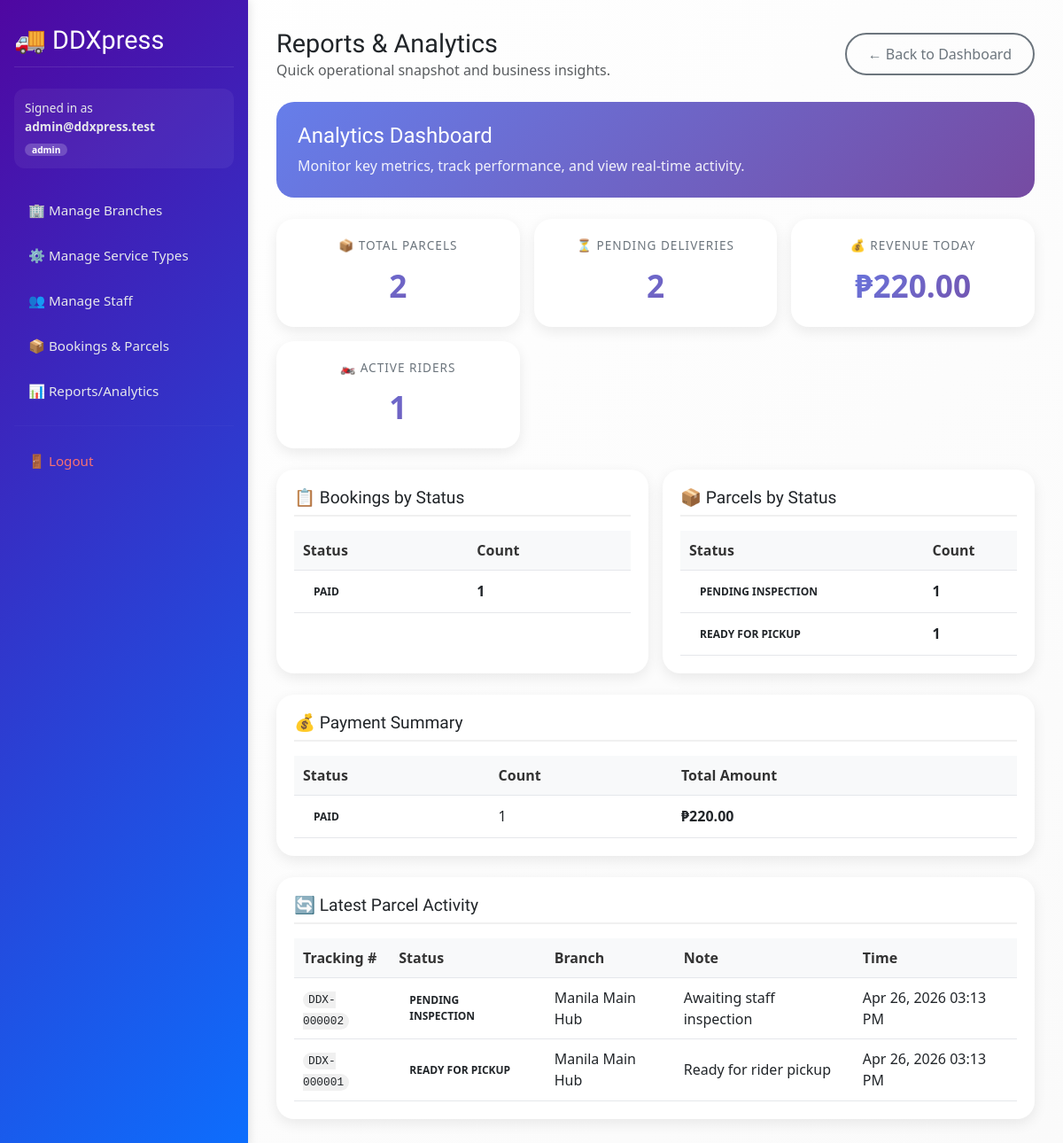
The page /admin/reports.php (signed in) on the database its author committed.
### tables this page shows
CREATE TABLE parcel_status_history (
  id INT AUTO_INCREMENT PRIMARY KEY,
  parcel_id INT NOT NULL,
  status VARCHAR(40) NOT NULL,
  branch_id INT NULL,
  note VARCHAR(255) NULL,
  created_at DATETIME NOT NULL DEFAULT CURRENT_TIMESTAMP,
  updated_by_staff_id INT NULL,
  updated_by_rider_id INT NULL,
  CONSTRAINT fk_hist_parcel FOREIGN KEY (parcel_id) REFERENCES parcel(id),
  CONSTRAINT fk_hist_branch FOREIGN KEY (branch_id) REFERENCES branch(id),
  CONSTRAINT fk_hist_staff FOREIGN KEY (updated_by_staff_id) REFERENCES staff(id),
  CONSTRAINT fk_hist_rider FOREIGN KEY (updated_by_rider_id) REFERENCES staff(id)
);

CREATE TABLE parcel (
  id INT AUTO_INCREMENT PRIMARY KEY,
  booking_id INT NOT NULL,
  tracking_number VARCHAR(32) NOT NULL UNIQUE,
  description VARCHAR(255) NOT NULL,
  declared_value DECIMAL(10,2) NOT NULL DEFAULT 0.00,
  weight_kg DECIMAL(10,2) NOT NULL DEFAULT 0.00,
  status ENUM(
    'PENDING_DROP_OFF',
    'PENDING_INSPECTION',
    'DECLINED',
    'READY_FOR_PICKUP',
    'OUT_FOR_DELIVERY',
    'IN_TRANSIT',
    'DELIVERED'
  ) NOT NULL DEFAULT 'PENDING_DROP_OFF',
  current_branch_id INT NULL,
  inspected_by_staff_id INT NULL,
  assigned_rider_id INT NULL,
  last_scan_at DATETIME NULL,
  created_at DATETIME NOT NULL DEFAULT CURRENT_TIMESTAMP,
  CONSTRAINT fk_parcel_booking FOREIGN KEY (booking_id) REFERENCES booking(id),
  CONSTRAINT fk_parcel_branch FOREIGN KEY (current_branch_id) REFERENCES branch(id),
  CONSTRAINT fk_parcel_inspected_by FOREIGN KEY (inspected_by_staff_id) REFERENCES staff(id),
  CONSTRAINT fk_parcel_rider FOREIGN KEY (assigned_rider_id) REFERENCES staff(id)
);

CREATE TABLE branch (
  id INT AUTO_INCREMENT PRIMARY KEY,
  name VARCHAR(120) NOT NULL,
  address VARCHAR(255) NULL,
  created_at DATETIME NOT NULL DEFAULT CURRENT_TIMESTAMP
);

### includes/util.php (called while the page is built, shortened)
<?php
function h(?string $s): string
{
    return htmlspecialchars($s ?? "", ENT_QUOTES, "UTF-8");
}

### admin/reports.php (the view, shortened to what this page needs)
<?php
require_once("../config/db.php");
require_once("../includes/util.php");
$stmt = $conn->prepare("SELECT COUNT(*) AS cnt FROM parcel");
$stmt->execute();
$res = $stmt->get_result();
$kpiTotalParcels = (int)(($res ? $res->fetch_assoc()["cnt"] : 0) ?? 0);
$stmt = $conn->prepare("SELECT COUNT(*) AS cnt FROM parcel WHERE status <> 'DELIVERED'");
$stmt->execute();
$res = $stmt->get_result();
$kpiPendingDeliveries = (int)(($res ? $res->fetch_assoc()["cnt"] : 0) ?? 0);
$stmt = $conn->prepare("SELECT COUNT(*) AS cnt FROM staff WHERE staff_role = 'rider' AND is_active = 1");
$stmt->execute();
$res = $stmt->get_result();
$kpiActiveRiders = (int)(($res ? $res->fetch_assoc()["cnt"] : 0) ?? 0);
$stmt = $conn->prepare("
    SELECT COALESCE(SUM(amount),0) AS total
    FROM payment
    WHERE status = 'PAID' AND DATE(paid_at) = CURDATE()
");
$stmt->execute();
$res = $stmt->get_result();
$kpiRevenueToday = (float)(($res ? $res->fetch_assoc()["total"] : 0) ?? 0);
$stmt = $conn->prepare("SELECT status, COUNT(*) AS cnt FROM booking GROUP BY status ORDER BY cnt DESC");
$stmt->execute();
$res = $stmt->get_result();
$bookingCounts = $res ? $res->fetch_all(MYSQLI_ASSOC) : [];
$stmt = $conn->prepare("SELECT status, COUNT(*) AS cnt FROM parcel GROUP BY status ORDER BY cnt DESC");
$stmt->execute();
$res = $stmt->get_result();
$parcelCounts = $res ? $res->fetch_all(MYSQLI_ASSOC) : [];
$stmt = $conn->prepare("SELECT status, COUNT(*) AS cnt, COALESCE(SUM(amount),0) AS total FROM payment GROUP BY status ORDER BY cnt DESC");
$stmt->execute();
$res = $stmt->get_result();
$paymentSummary = $res ? $res->fetch_all(MYSQLI_ASSOC) : [];
$stmt = $conn->prepare("
    SELECT h.status, h.note, h.created_at, pr.tracking_number, br.name AS branch_name
    FROM parcel_status_history h
    JOIN parcel pr ON pr.id = h.parcel_id
    LEFT JOIN branch br ON br.id = h.branch_id
    ORDER BY h.id DESC
    LIMIT 20
");
$stmt->execute();
$res = $stmt->get_result();
$activity = $res ? $res->fetch_all(MYSQLI_ASSOC) : [];
?>
<div class="reports-header">
    <div>
        <h1 style="font-family: 'ADLaM Display', serif; font-size: 1.8rem; margin: 0;">Reports & Analytics</h1>
        <p class="text-muted mb-0">Quick operational snapshot and business insights.</p>
    </div>
    <a class="btn-back" href="/DDXpress/admin/dashboard.php">← Back to Dashboard</a>
</div>
<div class="welcome-card">
    <h2>Analytics Dashboard</h2>
    <p>Monitor key metrics, track performance, and view real-time activity.</p>
</div>
<div class="kpi-grid">
    <div class="kpi-card">
        <div class="kpi-label">📦 Total Parcels</div>
        <div class="kpi-value"><?= (int)$kpiTotalParcels ?></div>
    </div>
    <div class="kpi-card">
        <div class="kpi-label">⏳ Pending Deliveries</div>
        <div class="kpi-value"><?= (int)$kpiPendingDeliveries ?></div>
    </div>
    <div class="kpi-card">
        <div class="kpi-label">💰 Revenue Today</div>
        <div class="kpi-value">₱<?= number_format((float)$kpiRevenueToday, 2) ?></div>
    </div>
    <div class="kpi-card">
        <div class="kpi-label">🏍️ Active Riders</div>
        <div class="kpi-value"><?= (int)$kpiActiveRiders ?></div>
    </div>
</div>
<div class="stats-row">
    <div class="stats-card">
        <h3>📋 Bookings by Status</h3>
        <?php if (empty($bookingCounts)): ?>
            <div class="text-muted">No data available.</div>
        <?php else: ?>
            <div class="table-responsive">
                <table>
                    <thead>
                        <tr><th>Status</th><th>Count</th></tr>
                    </thead>
                    <tbody>
                        <?php foreach ($bookingCounts as $r): ?>
                            <tr>
                                <td><span class="status-badge status-<?= h($r["status"]) ?>"><?= str_replace('_', ' ', h($r["status"])) ?></span></td>
                                <td><strong><?= (int)$r["cnt"] ?></strong></td>
                            </tr>
                        <?php endforeach; ?>
                    </tbody>
                </table>
            </div>
        <?php endif; ?>
    </div>
    <div class="stats-card">
        <h3>📦 Parcels by Status</h3>
        <?php if (empty($parcelCounts)): ?>
            <div class="text-muted">No data available.</div>
        <?php else: ?>
            <div class="table-responsive">
                <table>
                    <thead>
                        <tr><th>Status</th><th>Count</th></tr>
                    </thead>
                    <tbody>
                        <?php foreach ($parcelCounts as $r): ?>
                            <tr>
                                <td><span class="status-badge status-<?= h($r["status"]) ?>"><?= str_replace('_', ' ', h($r["status"])) ?></span></td>
                                <td><strong><?= (int)$r["cnt"] ?></strong></td>
                            </tr>
                        <?php endforeach; ?>
                    </tbody>
                </table>
            </div>
        <?php endif; ?>
    </div>
</div>
<div class="stats-card" style="margin-bottom: 1.5rem;">
    <h3>💰 Payment Summary</h3>
    <?php if (empty($paymentSummary)): ?>
        <div class="text-muted">No data available.</div>
    <?php else: ?>
        <div class="table-responsive">
            <table>
                <thead>
                    <tr>
                        <th>Status</th>
                        <th>Count</th>
                        <th>Total Amount</th>
                    </tr>
                </thead>
                <tbody>
                    <?php foreach ($paymentSummary as $r): ?>
                        <tr>
                            <td><span class="status-badge payment-<?= h($r["status"]) ?>"><?= h($r["status"]) ?></span></td>
                            <td><?= (int)$r["cnt"] ?></td>
                            <td><strong>₱<?= number_format((float)$r["total"], 2) ?></strong></td>
                        </tr>
                    <?php endforeach; ?>
                </tbody>
            </table>
        </div>
    <?php endif; ?>
</div>
<div class="activity-card">
    <h3>🔄 Latest Parcel Activity</h3>
    <?php if (empty($activity)): ?>
        <div class="text-muted">No recent activity.</div>
    <?php else: ?>
        <div class="table-responsive">
            <table>
                <thead>
                    <tr>
                        <th>Tracking #</th>
                        <th>Status</th>
                        <th>Branch</th>
                        <th>Note</th>
                        <th>Time</th>
                    </tr>
                </thead>
                <tbody>
                    <?php foreach ($activity as $a): ?>
                        <tr>
                            <td><span class="tracking-code"><?= h($a["tracking_number"]) ?></span></td>
                            <td><span class="status-badge status-<?= h($a["status"]) ?>"><?= str_replace('_', ' ', h($a["status"])) ?></span></td>
                            <td><?= h($a["branch_name"] ?? "—") ?></td>
                            <td><?= h($a["note"] ?? "—") ?></td>
                            <td><?= date('M d, Y h:i A', strtotime($a["created_at"])) ?></td>
                        </tr>
                    <?php endforeach; ?>
                </tbody>
            </table>
        </div>
    <?php endif; ?>
</div>
<?php
include("../layout/layout.php");
?>

### layout/layout.php (style rules this page uses)
* { margin: 0; padding: 0; box-sizing: border-box; }
body { background: linear-gradient(135deg, #ffffff 0%, #fafafa 100%); min-height: 100vh; font-family: 'Segoe UI', Tahoma, Geneva, Verdana, sans-serif; }
h1, h2, h3, h4, h5, h6 { font-family: 'ADLaM Display', serif; }

### admin/reports.php (style rules this page uses)
.reports-header { display: flex; justify-content: space-between; align-items: center; margin-bottom: 1.5rem; }
.welcome-card { background: linear-gradient(135deg, #667eea, #764ba2); border-radius: 20px; padding: 1.5rem; color: white; margin-bottom: 1.5rem; }
.welcome-card h2 { font-family: 'ADLaM Display', serif; margin: 0; font-size: 1.5rem; }
.welcome-card p { margin: 0.5rem 0 0; opacity: 0.9; }
.kpi-grid { display: grid; grid-template-columns: repeat(auto-fit, minmax(240px, 1fr)); gap: 1rem; margin-bottom: 1.5rem; }
.kpi-card { background: white; border-radius: 20px; padding: 1.25rem; box-shadow: 0 5px 15px rgba(0, 0, 0, 0.08); text-align: center; transition: transform 0.2s ease; }
.kpi-label { color: #6c757d; font-size: 0.85rem; text-transform: uppercase; letter-spacing: 1px; }
.kpi-value { font-size: 2.2rem; font-weight: 700; background: linear-gradient(135deg, #667eea, #764ba2); -webkit-background-clip: text; background-clip: text; color: transparent; margin-top: 0.5rem; }
.stats-row { display: grid; grid-template-columns: repeat(auto-fit, minmax(350px, 1fr)); gap: 1rem; margin-bottom: 1.5rem; }
.stats-card { background: white; border-radius: 20px; padding: 1.25rem; box-shadow: 0 5px 15px rgba(0, 0, 0, 0.08); }
.stats-card h3 { font-family: 'ADLaM Display', serif; font-size: 1.2rem; margin-bottom: 1rem; padding-bottom: 0.5rem; border-bottom: 2px solid #f0f0f0; }
.activity-card { background: white; border-radius: 20px; padding: 1.25rem; box-shadow: 0 5px 15px rgba(0, 0, 0, 0.08); }
.activity-card h3 { font-family: 'ADLaM Display', serif; font-size: 1.2rem; margin-bottom: 1rem; padding-bottom: 0.5rem; border-bottom: 2px solid #f0f0f0; }
.btn-back { padding: 10px 24px; border-radius: 30px; text-decoration: none; font-weight: 500; transition: all 0.3s; border: 2px solid #6c757d; display: inline-block; background: transparent; color: #6c757d; }
.table-responsive { overflow-x: auto; }
table { width: 100%; border-collapse: collapse; }
th, td { padding: 10px; text-align: left; border-bottom: 1px solid #e5e7eb; }
th { background: #f8f9fa; font-weight: 600; color: #333; }
.status-badge { display: inline-block; padding: 4px 12px; border-radius: 50px; font-size: 0.75rem; font-weight: 600; }
.tracking-code { font-family: monospace; background: #f0f0f0; padding: 2px 6px; border-radius: 12px; font-size: 0.8rem; }
.text-muted { color: #6c757d; }

### rows shown on the page
parcel_status_history: parcel.tracking_number "DDX-000002", status "PENDING INSPECTION", branch.name "Manila Main Hub", note "Awaiting staff inspection", created_at "Apr 26, 2026 03:13 PM"
parcel_status_history: parcel.tracking_number "DDX-000001", status "READY FOR PICKUP", branch.name "Manila Main Hub", note "Ready for rider pickup", created_at "Apr 26, 2026 03:13 PM"

### other values the page prints
$email "admin@ddxpress.test"
$role "admin"
str_replace('_', ' ', h($r["status"])) "PAID"
$r["cnt"] "1"
str_replace('_', ' ', h($r["status"])) "PENDING INSPECTION"
str_replace('_', ' ', h($r["status"])) "READY FOR PICKUP"
$r["status"] "PAID"
$r["total"] "220.00"
